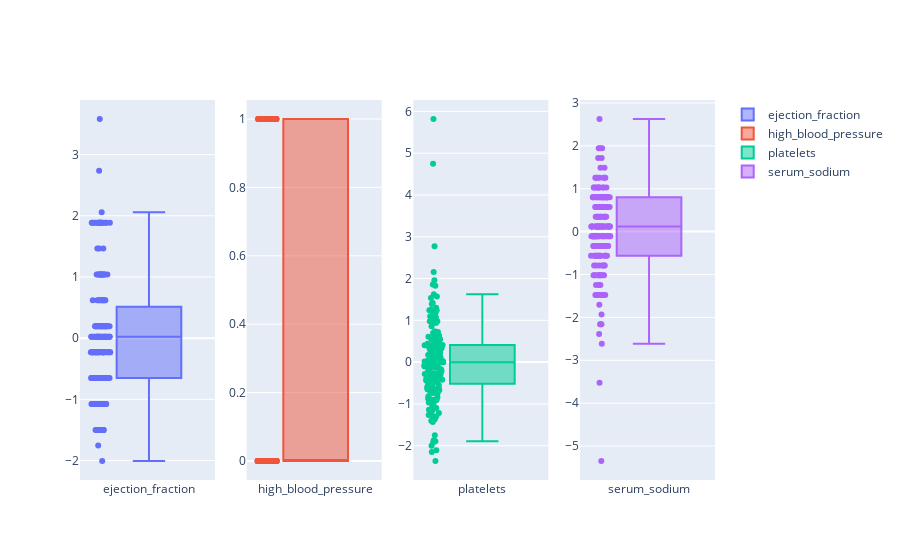

This figure's notebook cell:
### Code cell
fig = make_subplots(rows=1, cols=len(correlated_labels))
for i, var in enumerate(correlated_labels):
    fig.add_trace(
        go.Box(y=X_train[:, i+1],
        name=var),
        row=1, col=i+1
    )

fig.update_traces(boxpoints='all', jitter=.3)

### Figure 1 — Plotly figure (JSON) as saved in the notebook; plotly's stock layout.template omitted (floating-point values rounded to 4 significant figures; data arrays with more than 128 entries replaced by an {"elided": "..."} marker saying what was removed)
{"data": [{"boxpoints": "all", "jitter": 0.3, "name": "ejection_fraction", "type": "box", "xaxis": "x", "y": {"elided": "191 float values"}, "yaxis": "y"}, {"boxpoints": "all", "jitter": 0.3, "name": "high_blood_pressure", "type": "box", "xaxis": "x2", "y": {"elided": "191 int values"}, "yaxis": "y2"}, {"boxpoints": "all", "jitter": 0.3, "name": "platelets", "type": "box", "xaxis": "x3", "y": {"elided": "191 float values"}, "yaxis": "y3"}, {"boxpoints": "all", "jitter": 0.3, "name": "serum_sodium", "type": "box", "xaxis": "x4", "y": {"elided": "191 float values"}, "yaxis": "y4"}], "layout": {"xaxis": {"anchor": "y", "domain": [0, 0.2125]}, "xaxis2": {"anchor": "y2", "domain": [0.2625, 0.475]}, "xaxis3": {"anchor": "y3", "domain": [0.525, 0.7375]}, "xaxis4": {"anchor": "y4", "domain": [0.7875, 1]}, "yaxis": {"anchor": "x", "domain": [0, 1]}, "yaxis2": {"anchor": "x2", "domain": [0, 1]}, "yaxis3": {"anchor": "x3", "domain": [0, 1]}, "yaxis4": {"anchor": "x4", "domain": [0, 1]}}}
